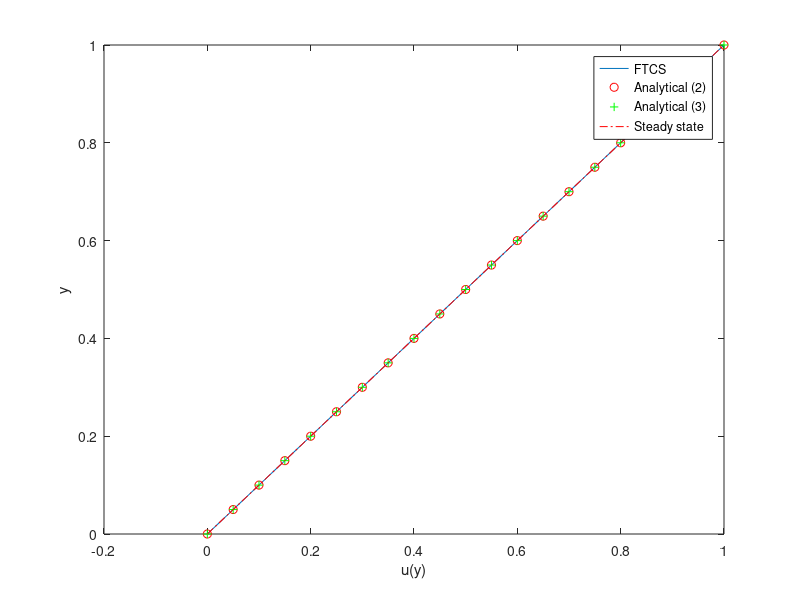

MATLAB code to generate this figure:
% Solving the 1D diffusion equation: Start-up of Couette flow
% using Forward-Time-Central-Space (FTCS) scheme,
% and comparing with analytical solutions.

% The equation is non-dimensional.
clear all
close all
clc

% Number of grid points and cell size
jmax=21;
dy=1/(jmax-1);

% Initialize velocity array and set right B.C.
u=zeros(jmax,1);
u(jmax)=1;
nu=u;

% y-array for computation of exact solution
y=linspace(0,1,jmax);

% Time step and end of simulation
dt=0.00125;
tstop=1;
nmax=ceil(tstop/dt);

% Scale dt stop at tstop
dt=tstop/nmax;
% Stable for r <= 0.5
r=dt/dy^2;
for n=1:nmax
    for j=2:jmax-1
        nu(j)=u(j)*(1-2*r)+(u(j+1)+u(j-1))*r;
    end
    u=nu;

    t=dt*n;
    U=zeros(1,jmax);
    for i=1:15
        U=U+sin(i*pi*(1-y))*exp(-(i*pi)^2*t)/i;
    end
    U=y-2*U/pi;

    t=0.5/sqrt(t);
    U2=zeros(1,jmax);
    for i=0:5
        U2=U2+erfc((2*i+1-y)*t)-erfc((2*i+1+y)*t);
    end
    plot(u,y,U,y,'ro',U2,y,'g+')
    drawnow;

    % pause         % Use this if you want stepwise simulation
end

hold on
xlabel('u(y)')
ylabel('y')
% plot the steady state solution
plot(y,y,'r-.')
legend('FTCS','Analytical (2)','Analytical (3)','Steady state','Location','best')
hold off
